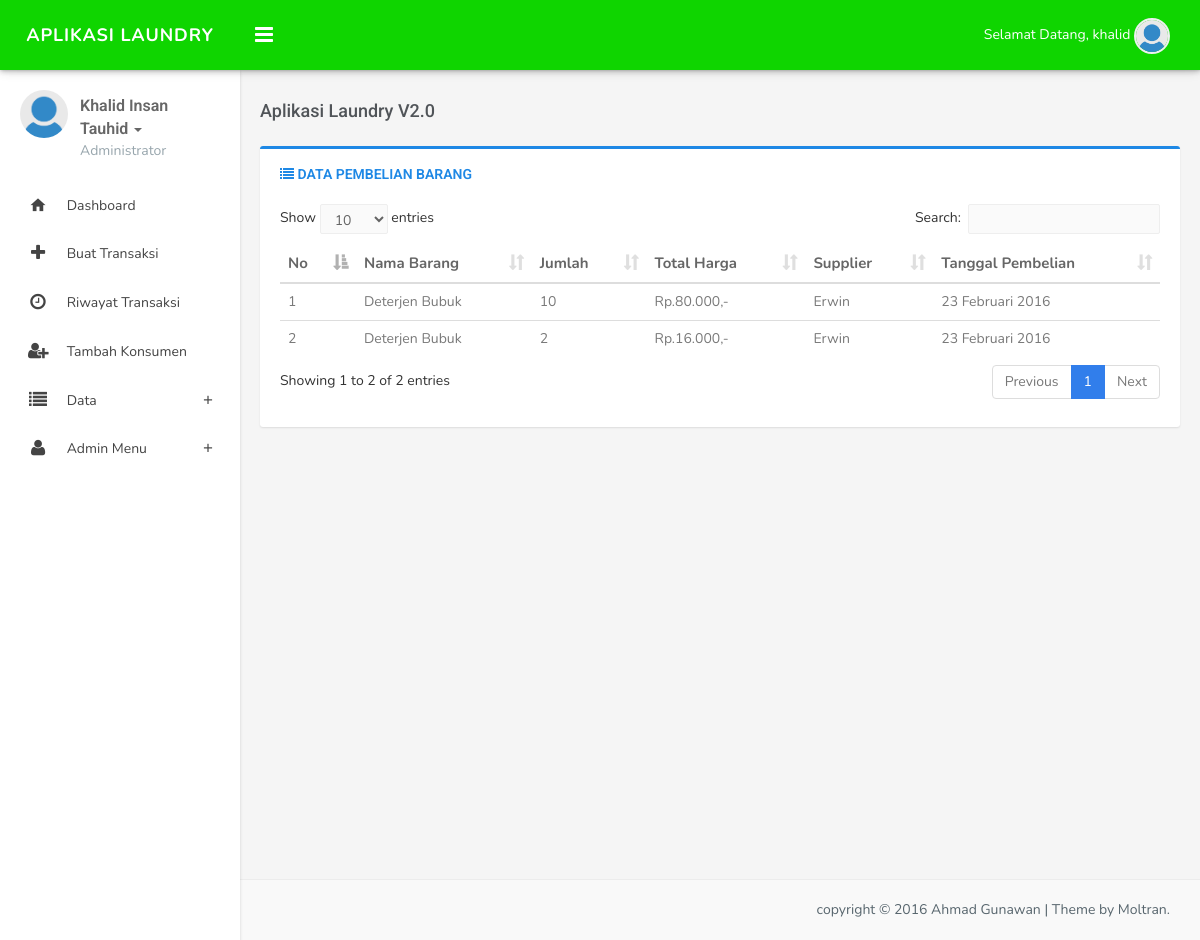
The page /index.php?p=beli (signed in) on the database its author committed.
### tables this page shows
CREATE TABLE IF NOT EXISTS `pengguna` (
  `id` int(100) NOT NULL,
  `nama` varchar(100) NOT NULL,
  `username` varchar(100) NOT NULL,
  `password` varchar(100) NOT NULL,
  `level` enum('Administrator','Karyawan','Konsumen') NOT NULL,
  `nik` varchar(20) NOT NULL,
  `alamat` varchar(50) NOT NULL,
  `telp` varchar(20) NOT NULL,
  `gender` enum('Laki laki','Perempuan') NOT NULL
);

CREATE TABLE IF NOT EXISTS `pembelian` (
  `no` int(10) NOT NULL,
  `tgl` date NOT NULL,
  `totali` int(100) NOT NULL,
  `supplier` varchar(100) NOT NULL,
  `barang` varchar(100) NOT NULL,
  `totalh` int(100) NOT NULL
);

### pembelian/data.php (the view)
<div class='panel panel-border panel-primary'>
                                    <div class='panel-heading'>
                                        <h3 class='panel-title'><i class='fa fa-list'></i> Data Pembelian Barang</h3>
                                    </div>  <div class='panel-body'>
                                <table id='datatable' class='table table-hover'>
                                    <thead>
                                        <tr>
										<th><i class='icon-terminal'></i> No</th>
                                            <th><i class='icon-terminal'></i> Nama Barang</th>
                                            <th><i class='icon-time'></i> Jumlah</th>
											<th><i class='icon-signal'></i> Total Harga</th>
											<th><i class='icon-signal'></i> Supplier</th>
											<th><i class='icon-signal'></i> Tanggal Pembelian</th>
                                        </tr>
                                    </thead>
                                    <tbody>
									<?php
							$i=1;
							$tp=mysql_query("SELECT * FROM pembelian ORDER BY no ");
							while($r=mysql_fetch_array($tp)){
							?>
							<tr>
							 <td><?php echo $i;?></td>
                                    <td><?php echo $r['barang'];?></td>
									<td><?php echo $r['totali'];?></td>
									<td><?php echo'Rp.'.number_format($r['totalh'],0,'','.').',-'?></td>
									<td><?php echo $r['supplier'];?></td>
									<td><?php echo TanggalIndo($r['tgl']);?></td>
							</tr>
							<?php $i=$i+1;?>
							<?php } ?>
							</tbody>
                        </table>
                                     </div>
          </div>

### index.php (shortened to what this page needs)
<?php
if ( !isset($_SESSION['username']) ) {
    header('location:login.php');
}
else {
    $usr = $_SESSION['username'];
}
$query = mysql_query("SELECT * FROM pengguna WHERE username = '$usr'");
$hasil = mysql_fetch_array($query);
function TanggalIndo($date){
	$BulanIndo = array("Januari", "Februari", "Maret", "April", "Mei", "Juni", "Juli", "Agustus", "September", "Oktober", "November", "Desember");
	$tahun = substr($date, 0, 4);
	$bulan = substr($date, 5, 2);
	$tgl   = substr($date, 8, 2);
	$result = $tgl . " " . $BulanIndo[(int)$bulan-1] . " ". $tahun;
	return($result);
}
?>
<!DOCTYPE html>
<html>
    <head>
       <link href="css/bootstrap.min.css" rel="stylesheet" />
        <link href="assets/font-awesome/css/font-awesome.min.css" rel="stylesheet" />
        <link href="assets/ionicon/css/ionicons.min.css" rel="stylesheet" />
        <link href="css/material-design-iconic-font.min.css" rel="stylesheet">
        <link href="css/animate.css" rel="stylesheet" />
        <link href="css/waves-effect.css" rel="stylesheet">
        <link href="assets/tagsinput/jquery.tagsinput.css" rel="stylesheet" />
        <link href="assets/toggles/toggles.css" rel="stylesheet" />
        <link href="assets/timepicker/bootstrap-timepicker.min.css" rel="stylesheet" />
        <link href="assets/timepicker/bootstrap-datepicker.min.css" rel="stylesheet" />
        <link href="assets/colorpicker/colorpicker.css" rel="stylesheet" type="text/css" />
        <link href="assets/jquery-multi-select/multi-select.css"  rel="stylesheet" type="text/css" />
        <link href="assets/select2/select2.css" rel="stylesheet" type="text/css" />
        <link href="css/helper.css" rel="stylesheet" type="text/css" />
        <link href="css/style.css" rel="stylesheet" type="text/css" /><script src="js/modernizr.min.js"></script> </head>
        <link href="assets/datatables/jquery.dataTables.min.css" rel="stylesheet" type="text/css" />
    <body class="fixed-left">
        <div id="wrapper">
            <div class="topbar">
                <div class="topbar-left">
                    <div class="text-center">
                        <a href="index.html" class="logo"><span>Aplikasi Laundry </span></a>
                    </div>
                </div>
                <div class="navbar navbar-default" role="navigation">
                    <div class="container">
                        <div class="">
                            <div class="pull-left">
                                <button class="button-menu-mobile open-left">
                                    <i class="fa fa-bars"></i>
                                </button>
                            </div>
                            <ul class="nav navbar-nav navbar-right pull-right">
                                <li class="dropdown">
                                    <a href="" class="dropdown-toggle profile" data-toggle="dropdown" aria-expanded="true">Selamat Datang, <?php echo $hasil['username']; ?> <img src="images/user.png" alt="user-img" class="img-circle"> </a>
                                </li>
                            </ul>
                        </div>
                    </div>
                </div>
            </div>
            <div class="left side-menu">
                <div class="sidebar-inner slimscrollleft">
                    <div class="user-details">
                        <div class="pull-left">
                            <img src="images/user.png" alt="" class="thumb-md img-circle">
                        </div>
                        <div class="user-info">
                            <div class="dropdown">
                                <a href="#" class="dropdown-toggle" data-toggle="dropdown" aria-expanded="false"><?php echo $hasil['nama']; ?> <span class="caret"></span></a>
                            </div>
                            <p class="text-muted m-0"><?php echo $hasil['level']; ?></p>
                        </div>
                    </div>
                    <div id="sidebar-menu">
                        <ul>
                            <li>
                                <a href="?p=home" class="waves-effect"><i class="md md-home"></i><span> Dashboard </span></a>
                            </li>
<li>
                                <a href="?p=tambaht" class="waves-effect"><i class="fa fa-plus"></i><span> Buat Transaksi </span></a>
                            </li>
							<li>
                                <a href="?p=riwayatt" class="waves-effect"><i class="fa fa-clock-o"></i><span> Riwayat Transaksi </span></a>
                            </li>
                            <?php if ($hasil['level']!=='konsumen') { ?>
														<li>
                                <a href="?p=tambahko" class="waves-effect"><i class="fa fa-user-plus"></i><span> Tambah Konsumen </span></a>
                            </li>
							       <li class="has_sub">
                                <a href="#" class="waves-effect"><i class="fa fa-list"></i> <span> Data </span> <span class="pull-right"><i class="md md-add"></i></span></a>
                            </li>
							<?php if ($hasil['level']=='Administrator') { ?>
							       <li class="has_sub">
                                <a href="#" class="waves-effect"><i class="fa fa-user"></i> <span> Admin Menu </span> <span class="pull-right"><i class="md md-add"></i></span></a>
                            </li>
<?php } ?>
<?php } ?>
                        </ul>
                    </div>
                </div>
            </div>
            <div class="content-page">
                <div class="content">
                    <div class="container">
                        <div class="row">
                            <div class="col-sm-12">
                                <h4 class="pull-left page-title">Aplikasi Laundry V2.0</h4>
                            </div>
                        </div>
                             <?php include "konten.php"; ?>
                    </div>
                </div>
                <footer class="footer text-right">
                    copyright &copy; 2016 Ahmad Gunawan | Theme by Moltran.
                </footer>
            </div></div>
	</body>
</html>

### css/waves-effect.css (style rules this page uses)
.waves-effect { position: relative; cursor: pointer; display: inline-block; overflow: hidden; -webkit-user-select: none; -moz-user-select: none; -ms-user-select: none; user-select: none; -webkit-tap-highlight-color: transparent; vertical-align: middle; z-index: 1; will-change: opacity, transform; -webkit-transition: all 0.3s ease-out; -moz-transition: all 0.3s ease-out; -o-transition: all 0.3s ease-out; -ms-transition: all 0.3s ease-out; transition: all 0.3s ease-out; }

### css/helper.css (style rules this page uses)
.m-0 { margin: 0px !important; }
.thumb-md { height: 48px; width: 48px; }

### rows shown on the page
pengguna: username "khalid", nama "Khalid Insan Tauhid", level "Administrator"
pembelian: barang "Deterjen Bubuk", totali "10", totalh "80.000", supplier "Erwin", tgl "23 Februari 2016"
pembelian: barang "Deterjen Bubuk", totali "2", totalh "16.000", supplier "Erwin", tgl "23 Februari 2016"
